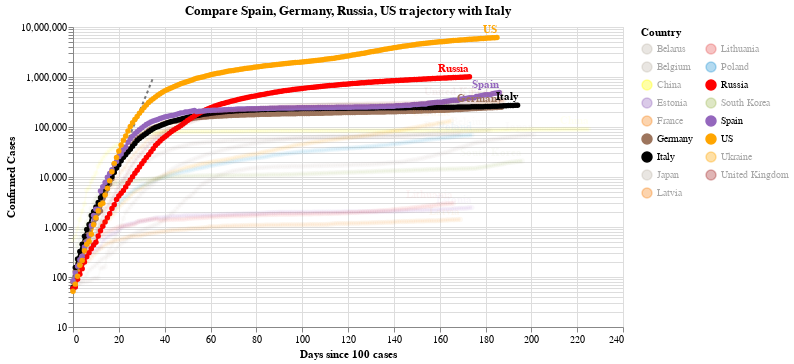

Notebook source saved alongside this figure:
### Code cell
#hide_input
chart2 = make_since_chart(dff2, ['Spain', 'Germany','Russia', 'US'], baseline_countries)
chart2

### Figure 1 — Vega-Lite specification as saved in the notebook (floating-point values rounded to 4 significant figures; data arrays with more than 128 entries replaced by an {"elided": "..."} marker saying what was removed)
{"config": {"view": {"continuousWidth": 400, "continuousHeight": 300}}, "layer": [{"data": {"name": "data-628230001892d6798b50651be41d1b3e"}, "mark": {"type": "line", "color": "black", "opacity": 0.5, "strokeDash": [3, 3]}, "encoding": {"x": {"type": "quantitative", "field": "Days since 100 cases"}, "y": {"type": "quantitative", "field": "Confirmed Cases"}}}, {"data": {"name": "data-69a6ba6729a41c0e3ac816cea563e935"}, "mark": {"type": "line", "point": true}, "encoding": {"color": {"type": "nominal", "field": "Country", "legend": {"columns": 2}, "scale": {"domain": ["Belarus", "Belgium", "China", "Estonia", "France", "Germany", "Italy", "Japan", "Latvia", "Lithuania", "Poland", "Russia", "South Korea", "Spain", "US", "Ukraine", "United Kingdom"], "range": ["#C1B7AD", "#C1B7AD", "yellow", "#9467bd", "#F58518", "#9D755D", "black", "#C1B7AD", "#F58518", "#E45756", "#2495D3", "red", "#A1BA59", "#9467bd", "orange", "orange", "brown"]}}, "opacity": {"condition": {"value": 1, "selection": "selector003"}, "value": 0.05}, "tooltip": [{"type": "nominal", "field": "Country"}, {"type": "temporal", "field": "Date"}, {"type": "quantitative", "field": "Confirmed Cases"}, {"type": "quantitative", "field": "Days since 100 cases"}], "x": {"type": "quantitative", "field": "Days since 100 cases"}, "y": {"type": "quantitative", "field": "Confirmed Cases", "scale": {"type": "log"}}}, "selection": {"selector003": {"type": "multi", "fields": ["Country"], "bind": "legend", "init": [{"Country": "Spain"}, {"Country": "Germany"}, {"Country": "Russia"}, {"Country": "US"}, {"Country": "Italy"}]}}, "width": 550}, {"data": {"name": "data-69a6ba6729a41c0e3ac816cea563e935"}, "mark": {"type": "text", "align": "right", "dy": -8, "fontWeight": "bold"}, "encoding": {"color": {"type": "nominal", "field": "Country", "legend": {"columns": 2}, "scale": {"domain": ["Belarus", "Belgium", "China", "Estonia", "France", "Germany", "Italy", "Japan", "Latvia", "Lithuania", "Poland", "Russia", "South Korea", "Spain", "US", "Ukraine", "United Kingdom"], "range": ["#C1B7AD", "#C1B7AD", "yellow", "#9467bd", "#F58518", "#9D755D", "black", "#C1B7AD", "#F58518", "#E45756", "#2495D3", "red", "#A1BA59", "#9467bd", "orange", "orange", "brown"]}}, "opacity": {"condition": {"value": 1, "selection": "selector003"}, "value": 0.05}, "text": {"type": "nominal", "field": "Country"}, "tooltip": [{"type": "nominal", "field": "Country"}, {"type": "temporal", "field": "Date"}, {"type": "quantitative", "field": "Confirmed Cases"}, {"type": "quantitative", "field": "Days since 100 cases"}], "x": {"type": "quantitative", "field": "Days since 100 cases"}, "y": {"type": "quantitative", "field": "Confirmed Cases", "scale": {"type": "log"}}}, "transform": [{"filter": "(datum['Date'] >= 1599091200000)"}], "width": 550}], "title": "Compare Spain, Germany, Russia, US trajectory with Italy", "$schema": "https://vega.github.io/schema/vega-lite/v4.0.2.json", "datasets": {"data-628230001892d6798b50651be41d1b3e": [{"Days since 100 cases": 0, "Confirmed Cases": 100.0}, {"Days since 100 cases": 1, "Confirmed Cases": 130.0}, {"Days since 100 cases": 2, "Confirmed Cases": 169.0}, {"Days since 100 cases": 3, "Confirmed Cases": 219.7}, {"Days since 100 cases": 4, "Confirmed Cases": 285.6}, {"Days since 100 cases": 5, "Confirmed Cases": 371.3}, {"Days since 100 cases": 6, "Confirmed Cases": 482.7}, {"Days since 100 cases": 7, "Confirmed Cases": 627.5}, {"Days since 100 cases": 8, "Confirmed Cases": 815.7}, {"Days since 100 cases": 9, "Confirmed Cases": 1060.0}, {"Days since 100 cases": 10, "Confirmed Cases": 1379.0}, {"Days since 100 cases": 11, "Confirmed Cases": 1792.0}, {"Days since 100 cases": 12, "Confirmed Cases": 2330.0}, {"Days since 100 cases": 13, "Confirmed Cases": 3029.0}, {"Days since 100 cases": 14, "Confirmed Cases": 3937.0}, {"Days since 100 cases": 15, "Confirmed Cases": 5119.0}, {"Days since 100 cases": 16, "Confirmed Cases": 6654.0}, {"Days since 100 cases": 17, "Confirmed Cases": 8650.0}, {"Days since 100 cases": 18, "Confirmed Cases": 11250.0}, {"Days since 100 cases": 19, "Confirmed Cases": 14620.0}, {"Days since 100 cases": 20, "Confirmed Cases": 19000.0}, {"Days since 100 cases": 21, "Confirmed Cases": 24710.0}, {"Days since 100 cases": 22, "Confirmed Cases": 32120.0}, {"Days since 100 cases": 23, "Confirmed Cases": 41750.0}, {"Days since 100 cases": 24, "Confirmed Cases": 54280.0}, {"Days since 100 cases": 25, "Confirmed Cases": 70560.0}, {"Days since 100 cases": 26, "Confirmed Cases": 91730.0}, {"Days since 100 cases": 27, "Confirmed Cases": 119300.0}, {"Days since 100 cases": 28, "Confirmed Cases": 155000.0}, {"Days since 100 cases": 29, "Confirmed Cases": 201500.0}, {"Days since 100 cases": 30, "Confirmed Cases": 262000.0}, {"Days since 100 cases": 31, "Confirmed Cases": 340600.0}, {"Days since 100 cases": 32, "Confirmed Cases": 442800.0}, {"Days since 100 cases": 33, "Confirmed Cases": 575600.0}, {"Days since 100 cases": 34, "Confirmed Cases": 748300.0}, {"Days since 100 cases": 35, "Confirmed Cases": 972800.0}], "data-69a6ba6729a41c0e3ac816cea563e935": {"elided": "3139 records"}}}
